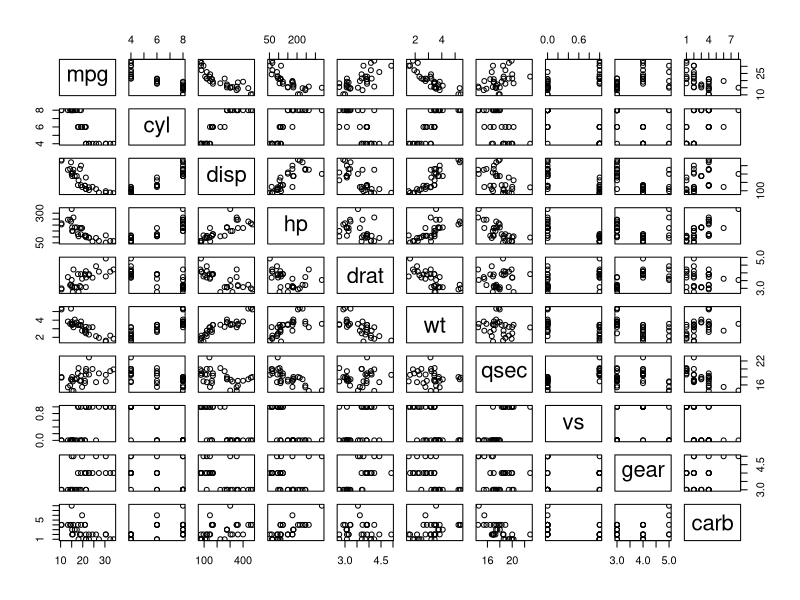
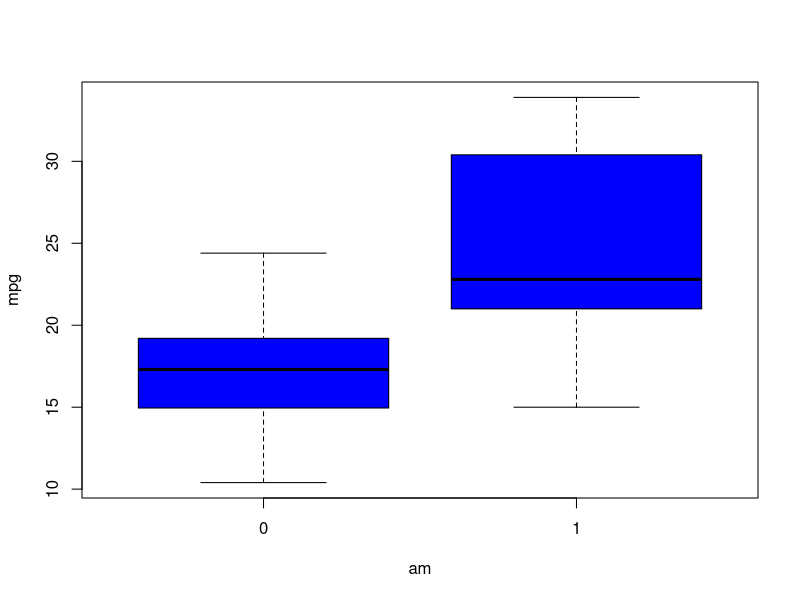
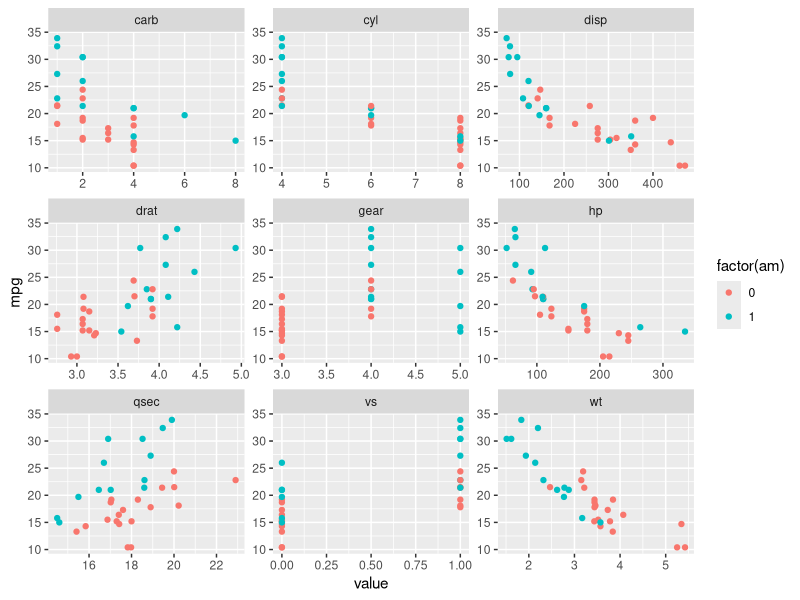
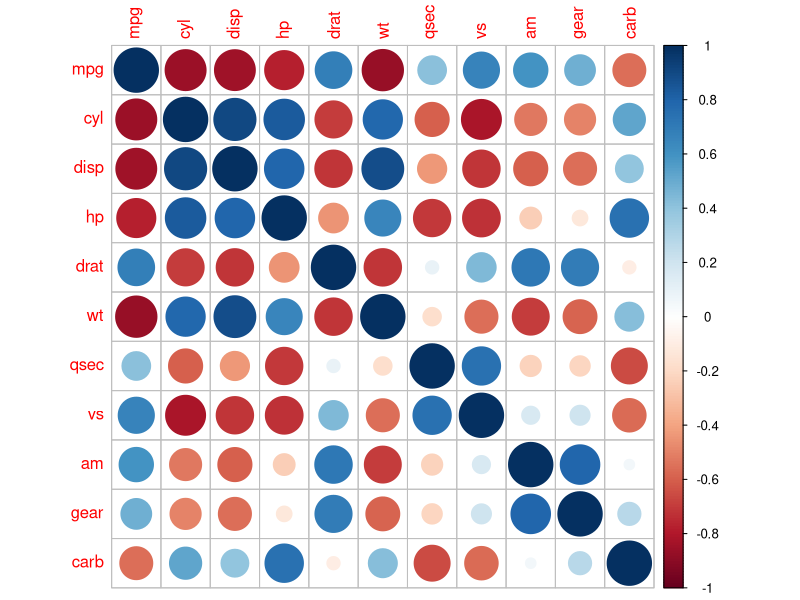
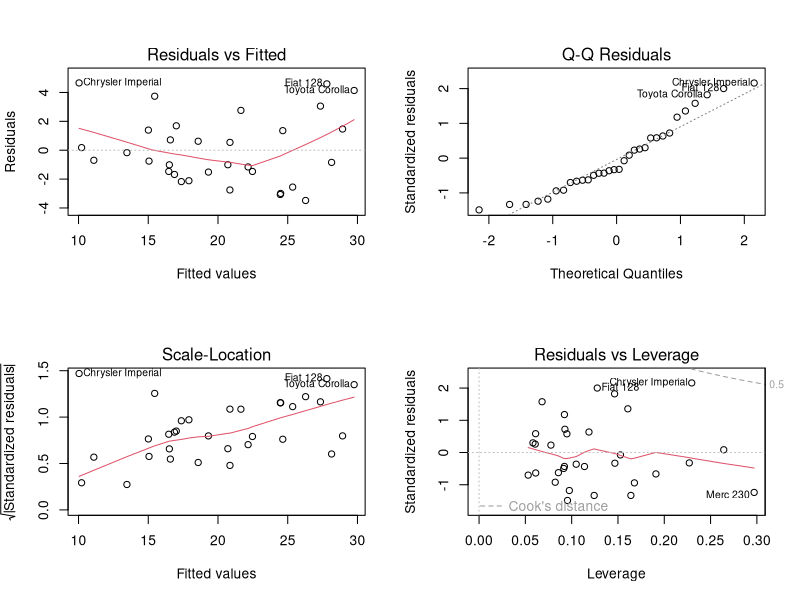

The R source for these figures, in order:
## ---- chunk 1
library(ggplot2)
library(tidyverse)
library(corrplot)
library(car)
knitr::opts_chunk$set(fig.width=12, fig.height=8) 
## ---- chunk 2
data(mtcars)

## ---- chunk 3
model_data <- mtcars %>% 
  mutate(am = case_when(am == 0 ~ "Auto",
                                 am == 1 ~ "Manual",
                                 TRUE ~ "Other"))

## ---- chunk 4
model_data  %>% 
  group_by(am) %>% 
  summarise(average_mpg = mean(mpg))

## ---- chunk 5

fit <- lm(mpg ~ am,data = model_data)
summary(fit)$coeff

## ---- chunk 6
pairs(subset(mtcars,select=-c(am)))
## ---- chunk 7
fit2 <- lm(mpg~., data = model_data)

summary(fit2)$coeff

anova(fit,fit2)
## ---- chunk 8
vif(fit2)
## ---- chunk 9
fit3 <- lm(mpg~am + wt + qsec, data = model_data)
summary(fit3)$coeff

## ---- chunk 10
Multi = lm(data = mtcars, mpg~.)

Best = step(Multi, direction = "both")
summary(Best)

## ---- chunk 11

## ---- chunk 12
boxplot(mtcars$mpg ~ mtcars$am, data = mtcars, outpch = 19, ylab="mpg",xlab="am", col="blue")
## ---- chunk 13
mtcars %>%
  gather(-mpg, -am, key = "var", value = "value") %>% 
  ggplot(aes(x = value, y = mpg, color = factor(am))) +
  geom_point() +
  facet_wrap(~ var, scales = "free")

## ---- chunk 14
corrplot(cor(mtcars), method = "circle")

## ---- chunk 15
summary(fit)

summary(fit2)

summary(fit3)

## ---- chunk 16
par(mfrow = c(2, 2))
plot(fit3)

